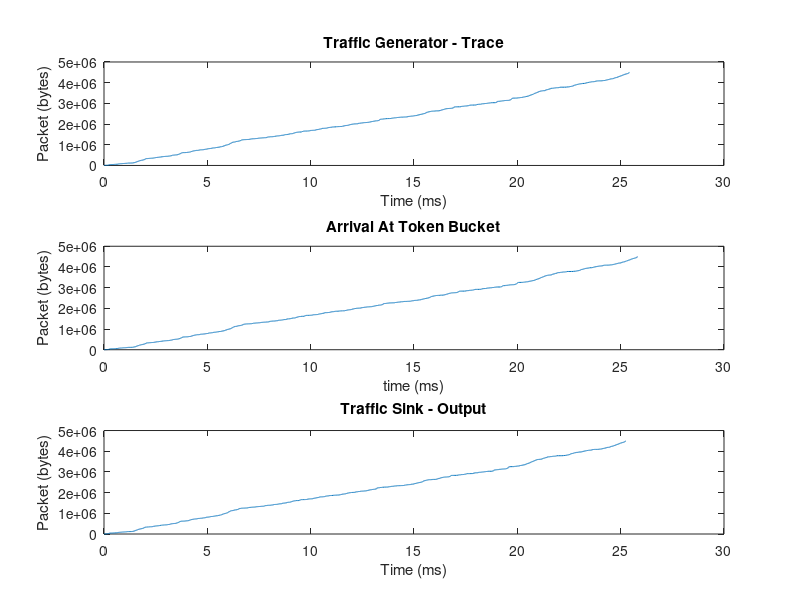
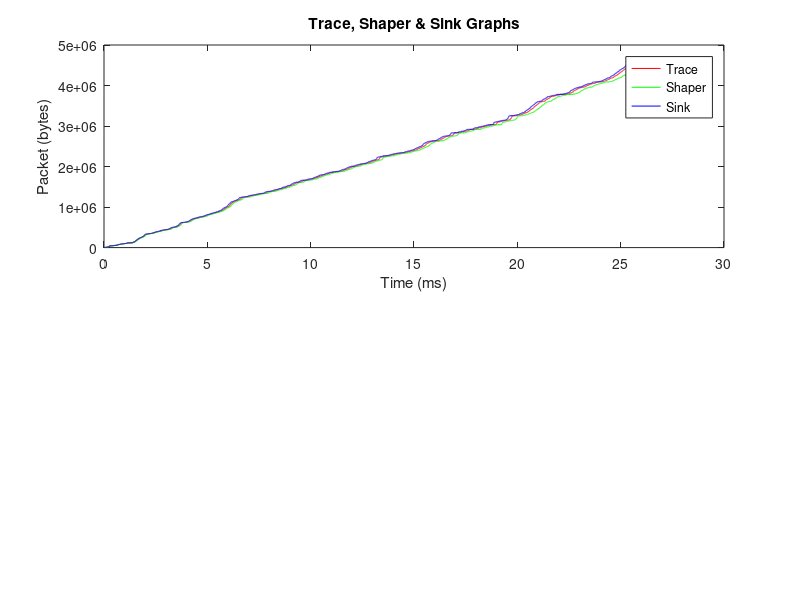
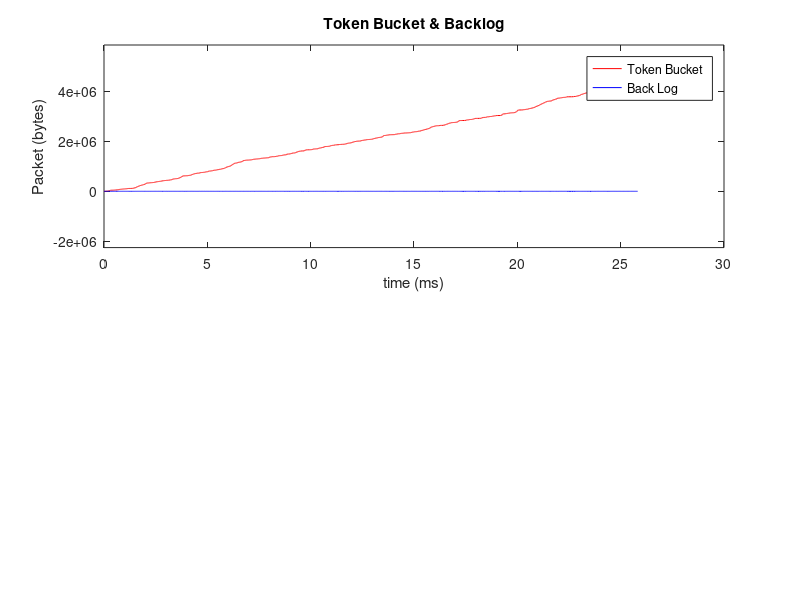

Recreate these plots in MATLAB, in order.
clc
clear all

%data of trace file
[seqNo,t_p,size_p] = textread('TGenEth.txt', '%f %f %f');

figure(1);
time_depart = zeros(1,size(seqNo,1));
Tgen_depart = zeros(1,size(seqNo,1));

time_depart(1) = t_p(1);
Tgen_depart(1) = size_p(1);
i = 2;
while i<=size(seqNo,1)
    time_depart(i) = time_depart(i - 1) + t_p(i);
    Tgen_depart(i) = Tgen_depart(i - 1) + size_p(i);
    i=i+1;
end
    
subplot(3,1,1);
plot(time_depart,Tgen_depart);
title('Traffic Generator - Trace');
xlabel('Time (ms)');
ylabel('Packet (bytes)');


%Arrivals at the token bucket
[recv_time, size_tb, buffer_bk_log, tokens] = textread('bucketEthernet.txt', '%f %f %f %f');
time_bucket = zeros(1,size(seqNo,1));
bucket_arrival = zeros(1,size(seqNo,1));

recv_time = recv_time/1000000;

time_bucket(1) = recv_time(1);
bucket_arrival(1) = 0;

i = 2;
while i<=size(seqNo,1)
    time_bucket(i) = time_bucket(i - 1) + recv_time(i);
    bucket_arrival(i) = bucket_arrival(i - 1) + size_tb(i);
    i=i+1;
end

subplot(3,1,2);
plot(time_bucket,bucket_arrival);
title('Arrival At Token Bucket');
xlabel('time (ms)');
ylabel('Packet (bytes)');


%Arrivals at the Traffic Sink
[seqNo,t_p,size_p] = textread('TSinkEth.txt', '%f %f %f');

time_sink = zeros(1,size(seqNo,1));
sink_arrival = zeros(1,size(seqNo,1));

time_sink(1) = 0;
sink_arrival(1) = size_p(1);
i = 2;
while i<=size(seqNo,1)
    time_sink(i) = time_sink(i - 1) + t_p(i);
    sink_arrival(i) = sink_arrival(i - 1) + size_p(i);
    i=i+1;
end
    
subplot(3,1,3);
plot(time_sink,sink_arrival); 
title('Traffic Sink - Output');
xlabel('Time (ms)');
ylabel('Packet (bytes)');

%All 3 plots on 1 graph
figure(2);
subplot(2,1,1);
fig2 = plot(time_depart,Tgen_depart,'r',time_bucket,bucket_arrival,'g',time_sink,sink_arrival,'b');
hold on;
legend(fig2, 'Trace', 'Shaper', 'Sink');
title('Trace, Shaper & Sink Graphs');
xlabel('Time (ms)');
ylabel('Packet (bytes)');


%Shows contents of token bucket and buffer backlog as a function of time
figure(3);
subplot(2,1,1);
fig3 = plot(time_bucket,bucket_arrival,'r',time_bucket,buffer_bk_log,'b');
hold on;
legend(fig3,'Token Bucket', 'Back Log');
title('Token Bucket & Backlog');
xlabel('time (ms)');
ylabel('Packet (bytes)');
ylim([-0.5* max(bucket_arrival) 1.3*max(bucket_arrival)]);

